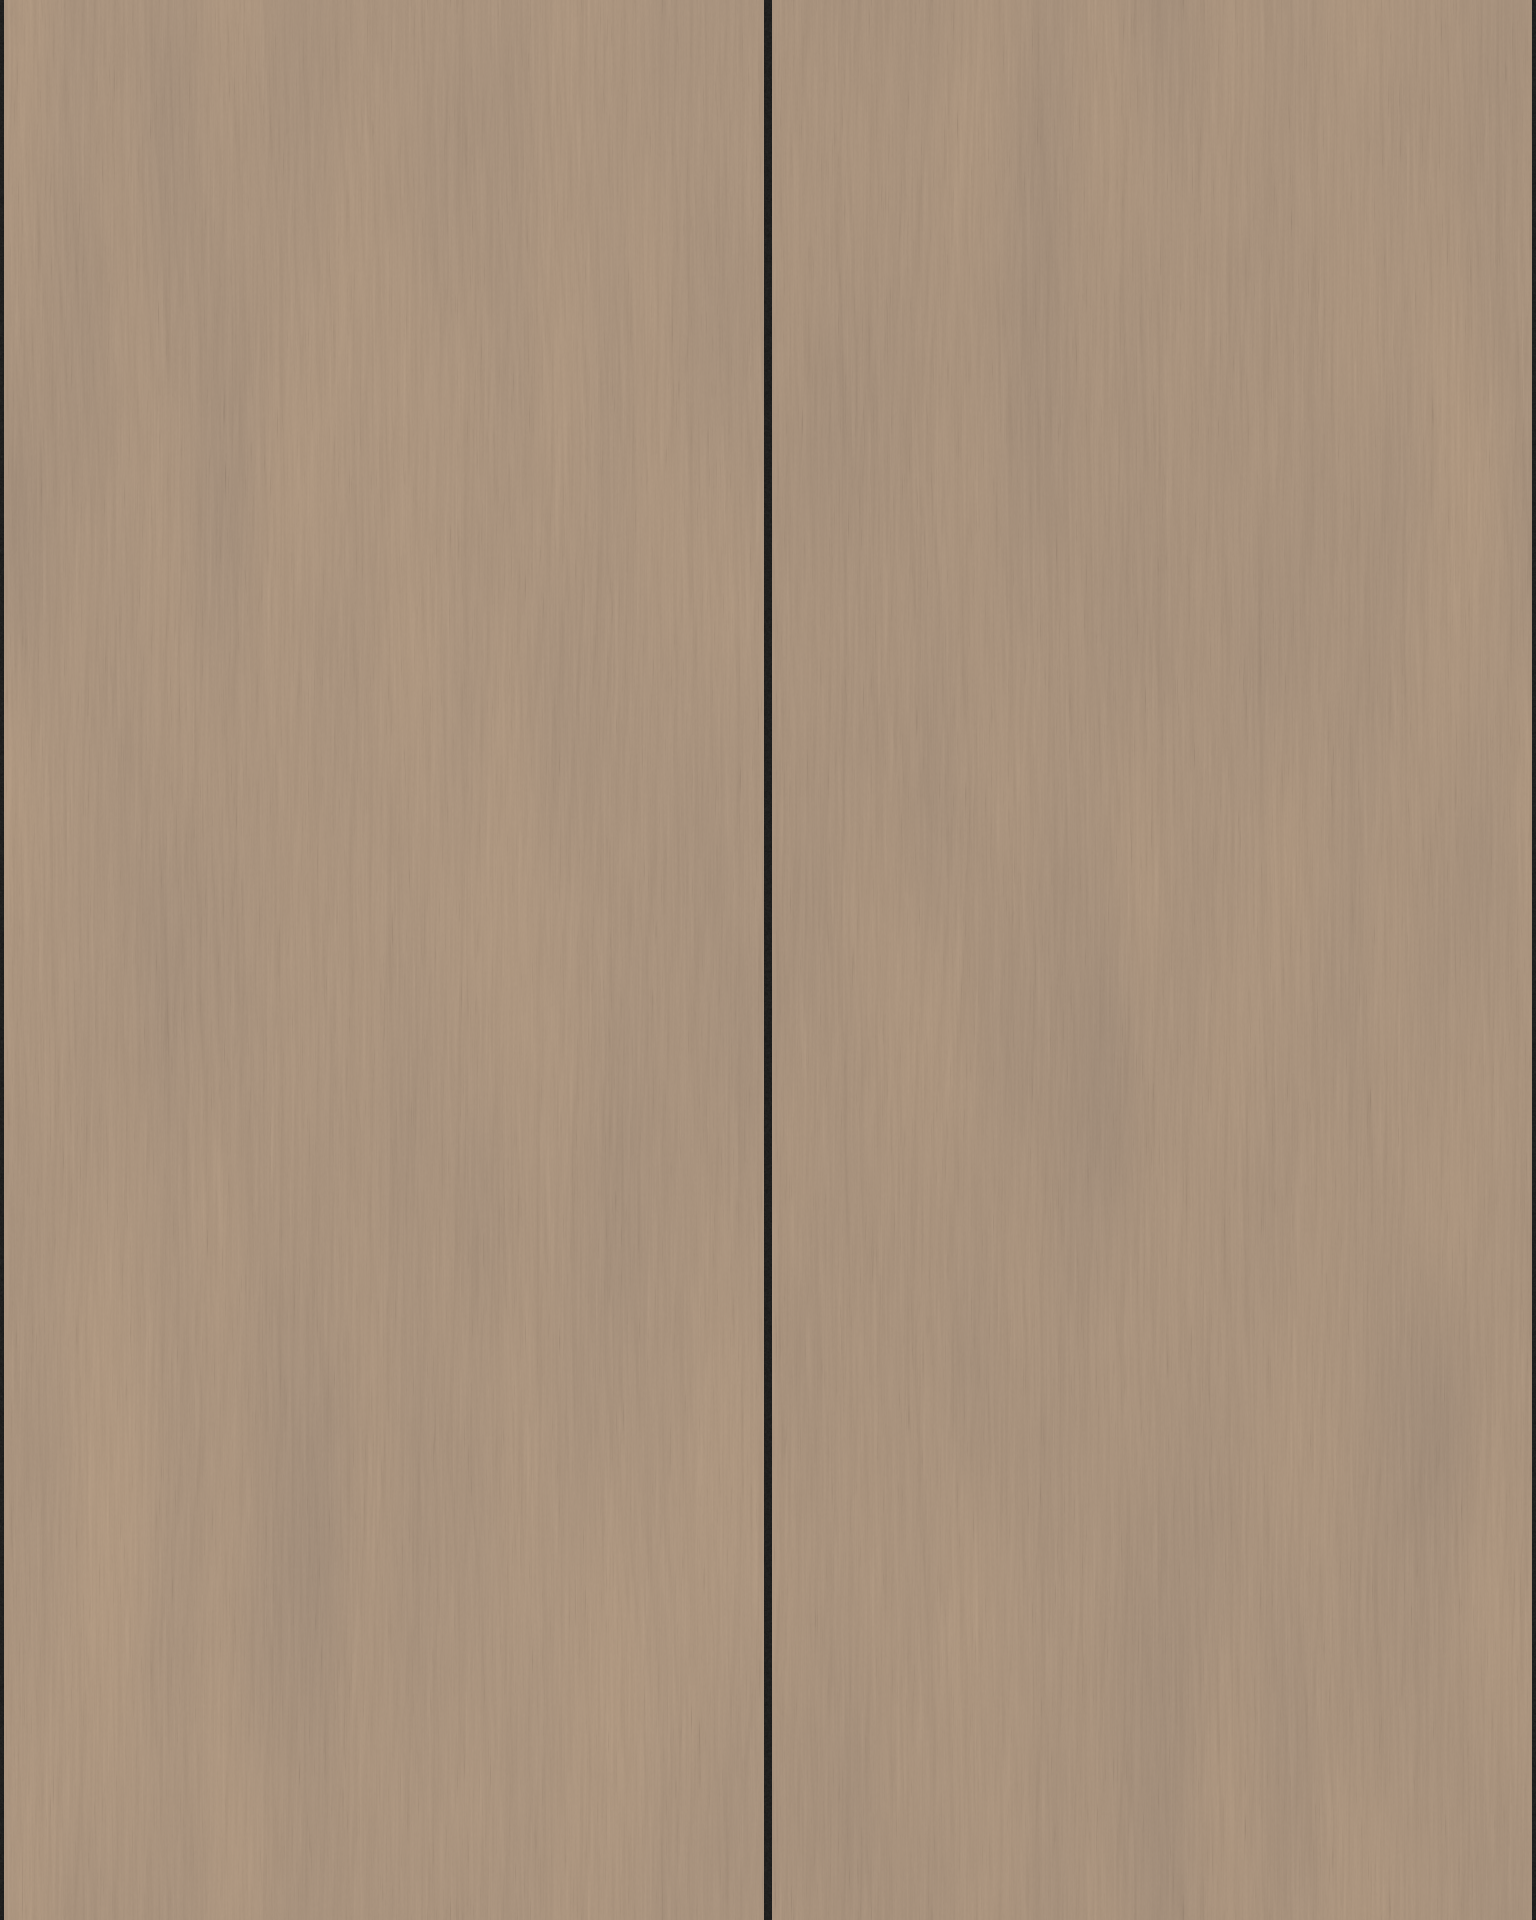

Write Python code to recreate this figure.
import json
from pathlib import Path

import numpy as np
from PIL import Image
from scipy.ndimage import gaussian_filter


ROOT = Path(__file__).resolve().parent
W, H = 1536, 1920
WIDTH_MM, HEIGHT_MM = 600.0, 750.0
rng = np.random.default_rng(2403)


def noise(sy, sx):
    field = gaussian_filter(rng.standard_normal((H, W)).astype(np.float32), (sy, sx), mode="wrap")
    return field / max(field.std(), 1e-8)


def save_rgb(name, array):
    Image.fromarray(np.uint8(np.clip(array, 0, 255))).save(ROOT / name)


def normals(height):
    dx = (np.roll(height, -1, 1) - np.roll(height, 1, 1)) / (2 * WIDTH_MM / W)
    dy = (np.roll(height, -1, 0) - np.roll(height, 1, 0)) / (2 * HEIGHT_MM / H)
    # Image rows point down; OpenGL tangent-space green points up.
    n = np.stack((-dx, dy, np.ones_like(height)), axis=-1)
    return n / np.linalg.norm(n, axis=-1, keepdims=True)


x = (np.arange(W, dtype=np.float32)[None, :] + 0.5) * WIDTH_MM / W
panel = np.floor(x / 300).astype(int)
joint_distance = np.minimum(x % 300, 300 - x % 300)
reveal = np.broadcast_to(joint_distance < 1.5, (H, W))

photo = np.asarray(Image.open(ROOT / "main.jpg").convert("RGB"), dtype=np.float32)
base = np.median(photo[250:650, 700:1400].reshape(-1, 3), axis=0)

# Periodic fields keep the veneer continuous across both texture boundaries.
drift = noise(140, 55)
warp = 2.8 * noise(180, 32) + 0.45 * noise(40, 12)
phase = x + warp
growth = np.zeros((H, W), dtype=np.float32)
for wavelength, weight in [(3.4, 0.4), (7.5, 0.45), (15, 0.25)]:
    cycles = round(WIDTH_MM / wavelength)
    wave = np.sin(2 * np.pi * phase * cycles / WIDTH_MM + 0.6 * drift)
    growth += weight * (np.exp(2.2 * wave) / np.exp(2.2) - 0.35)

fibers = noise(20, 0.65)
pores_field = noise(9, 0.45)
pores = np.maximum(pores_field - 1.05, 0) ** 1.3
fine = noise(1.0, 0.5)
cloud = noise(100, 22)
grain = -3.8 * growth + 1.3 * fibers - 2.3 * pores + 0.5 * fine + 1.5 * cloud
tones = np.array([0.7, -0.7], dtype=np.float32)[panel]
color = base[None, None, :] + (grain + tones)[..., None] * np.array([1.0, 0.92, 0.8])
color += np.stack((0.45 * cloud, 0.1 * cloud, -0.35 * cloud), axis=-1)
felt = np.clip(32 + 2 * noise(0.6, 0.6), 24, 40)
color[reveal] = np.stack((felt, felt, felt * 0.97), axis=-1)[reveal]

# Only the top 1.5 mm is chamfered; the intact felt remains 7.5 mm thick.
height = np.broadcast_to(7.5 + np.minimum(joint_distance, 1.5), (H, W)).copy()
height += np.where(reveal, 0, 0.006 * fibers - 0.009 * pores + 0.002 * fine)
n = normals(height)
save_rgb("texture.png", color)
save_rgb("normal.png", (n * 0.5 + 0.5) * 255)

metadata = {
    "repeatWidthIn": WIDTH_MM / 25.4,
    "repeatHeightIn": HEIGHT_MM / 25.4,
    "depthIn": 9 / 25.4,
    "note": "Manufacturer spec overrides photo estimates: two 300 mm panel pitches, each with a continuous 297 mm oak face and a 3 mm wide, 1.5 mm deep 90-degree V reveal at joins only; total depth is 9 mm, with oak color sampled from main.jpg and procedural grain. This 600 x 750 mm tile wraps in both directions, but the manufacturer says Accent cannot wrap a column; its 3000 mm maximum panel length also needs trim coverage on a full 10 ft wall."
}
(ROOT / "texture.json").write_text(json.dumps(metadata, indent=2) + "\n")

light = np.array([-0.5, 0.6, 0.8])
light /= np.linalg.norm(light)
shade = 0.35 + 0.65 * np.maximum(np.sum(n * light, axis=-1), 0)
shaded = np.clip(color * shade[..., None], 0, 255).astype(np.uint8)
thumb = Image.fromarray(np.uint8(np.clip(color, 0, 255))).resize((384, 480), Image.Resampling.LANCZOS)
lit_thumb = Image.fromarray(shaded).resize((384, 480), Image.Resampling.LANCZOS)
preview = Image.new("RGB", (2304, 1440))
for row in range(3):
    for col in range(3):
        preview.paste(thumb, (col * 384, row * 480))
        preview.paste(lit_thumb, (1152 + col * 384, row * 480))
preview.save(ROOT / "preview.png")
print(f"Wrote texture, normal, metadata and preview: {W} x {H}; {WIDTH_MM / 25.4:.5f} x {HEIGHT_MM / 25.4:.5f} in")
